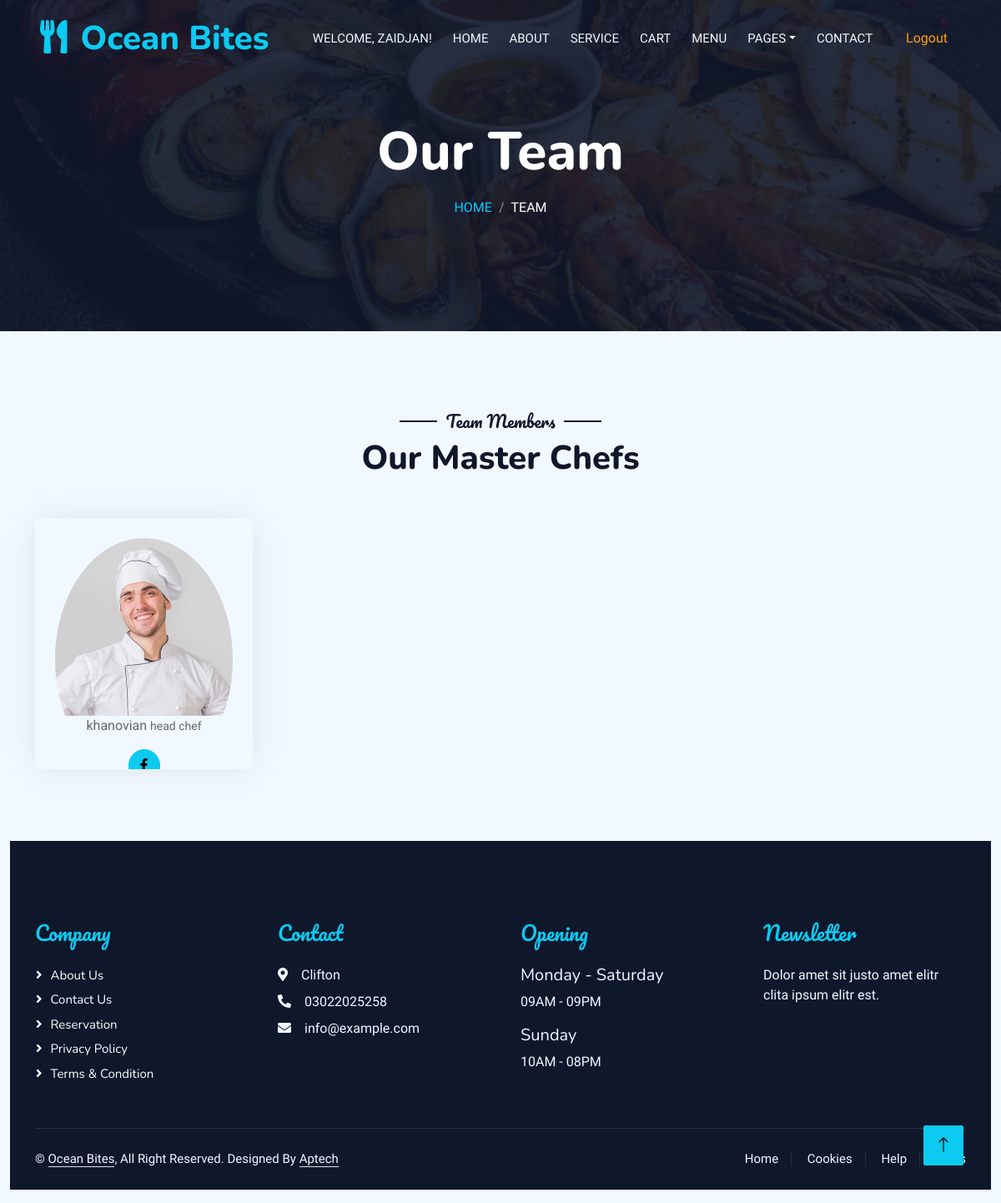
/team.php (signed in), run on the app's committed database.
### tables this page shows
CREATE TABLE `user_register` (
  `id` int(11) NOT NULL,
  `username` varchar(255) NOT NULL,
  `email` varchar(255) NOT NULL,
  `password` varchar(255) NOT NULL
);

CREATE TABLE `team` (
  `chef_id` int(11) NOT NULL,
  `Chef_Name` varchar(50) NOT NULL,
  `Chef_Designation` varchar(50) NOT NULL,
  `Chef_Picture` mediumblob NOT NULL
);

### team.php (the view, shortened to what this page needs)
<?php
    require_once __DIR__ . "/database.php";
    if (isset($_SESSION["user_id"])) {
        $sql = "SELECT * FROM user_register WHERE id = {$_SESSION["user_id"]}";
        $result = $mysqli->query($sql);
        if ($result) {
            $user = $result->fetch_assoc();
        } else {
            die("Error fetching user data: " . $mysqli->error);
        }
    }
    ?>
<!DOCTYPE html>
<html lang="en">
<head>
    <link href="https://cdnjs.cloudflare.com/ajax/libs/font-awesome/5.10.0/css/all.min.css" rel="stylesheet">
    <link href="https://cdn.jsdelivr.net/npm/bootstrap-icons@1.4.1/font/bootstrap-icons.css" rel="stylesheet">
    <link href="lib/animate/animate.min.css" rel="stylesheet">
    <link href="lib/owlcarousel/assets/owl.carousel.min.css" rel="stylesheet">
    <link href="lib/tempusdominus/css/tempusdominus-bootstrap-4.min.css" rel="stylesheet" />
    <link href="css/bootstrap.min.css" rel="stylesheet">
    <link href="css/style.css" rel="stylesheet">
</head>
<body>
    <div class="container-xxl bg-white p-0">
        <div class="container-xxl position-relative p-0">
        <?php
        include 'nav.php';
?>
            <div class="container-xxl py-5 bg-dark hero-header mb-5">
                <div class="container text-center my-5 pt-5 pb-4">
                    <h1 class="display-3 text-white mb-3 animated slideInDown">Our Team</h1>
                    <nav aria-label="breadcrumb">
                        <ol class="breadcrumb justify-content-center text-uppercase">
                            <li class="breadcrumb-item"><a href="index.php">Home</a></li>
                            <li class="breadcrumb-item text-white active" aria-current="page">Team</li>
                        </ol>
                    </nav>
                </div>
            </div>
        </div>
        <div class='container-xxl pt-5 pb-3'>
            <div class='container'>
                <div class='text-center wow fadeInUp' data-wow-delay='0.1s'>
                    <h5 class='section-title ff-secondary text-center text-dark fw-normal'>Team Members</h5>
                    <h1 class='mb-5'>Our Master Chefs</h1>
                </div>
        <?php
                    include_once 'connection.php';
                    $select = "SELECT * FROM `team`";
                    $run = mysqli_query($con,$select);
                    if($run){
                        while($row = mysqli_fetch_assoc($run))
                        {
                            $chefname = $row['Chef_Name'];
                            $chefdesignation = $row['Chef_Designation'];
                            echo "
                                    <div class='row g-4' style='display:flex'>
                            <div class='col-lg-3 col-md-6 wow fadeInUp' data-wow-delay='0.1s'>
                                <div class='team-item text-center rounded overflow-hidden'>
                                    <div class='rounded-circle overflow-hidden m-4'>
                                        <img class='img-fluid' src='img/team-1.jpg' alt='>
                                    </div>
                                    <h5 class='mb-0'>$chefname</h5>
                                    <small>$chefdesignation</small>
                                    <div class='d-flex justify-content-center mt-3'>
                                        <a class='btn btn-square btn-info mx-1' href=''><i class='fab fa-facebook-f'></i></a>
                                    </div>
                                </div>
                            </div>
                                            </div>
                                            </div>
                                            ";
                                        }
                                }
                                ?>
    </div>
        <div class="container-fluid bg-dark text-light footer pt-5 mt-5 wow fadeIn" data-wow-delay="0.1s">
            <div class="container py-5">
                <div class="row g-5">
                    <div class="col-lg-3 col-md-6">
                        <h4 class="section-title ff-secondary text-start text-info fw-normal mb-4">Company</h4>
                        <a class="btn btn-link" href="about.html">About Us</a>
                        <a class="btn btn-link" href="contact.html">Contact Us</a>
                        <a class="btn btn-link" href="index.html">Reservation</a>
                        <a class="btn btn-link" href="contact.html">Privacy Policy</a>
                        <a class="btn btn-link" href="contact.html">Terms & Condition</a>
                    </div>
                    <div class="col-lg-3 col-md-6">
                        <h4 class="section-title ff-secondary text-start text-info fw-normal mb-4">Contact</h4>
                        <p class="mb-2"><i class="fa fa-map-marker-alt me-3"></i>Clifton</p>
                        <p class="mb-2"><i class="fa fa-phone-alt me-3"></i>03022025258</p>
                        <p class="mb-2"><i class="fa fa-envelope me-3"></i>info@example.com</p>
                    </div>
                    <div class="col-lg-3 col-md-6">
                        <h4 class="section-title ff-secondary text-start text-info fw-normal mb-4">Opening</h4>
                        <h5 class="text-light fw-normal">Monday - Saturday</h5>
                        <p>09AM - 09PM</p>
                        <h5 class="text-light fw-normal">Sunday</h5>
                        <p>10AM - 08PM</p>
                    </div>
                    <div class="col-lg-3 col-md-6">
                        <h4 class="section-title ff-secondary text-start text-info fw-normal mb-4">Newsletter</h4>
                        <p>Dolor amet sit justo amet elitr clita ipsum elitr est.</p>
                    </div>
                </div>
            </div>
            <div class="container">
                <div class="copyright">
                    <div class="row">
                        <div class="col-md-6 text-center text-md-start mb-3 mb-md-0">
                            &copy; <a class="border-bottom" href="#">Ocean Bites</a>, All Right Reserved.
							Designed By <a class="border-bottom" href="https://htmlcodex.com">Aptech</a>
                        </div>
                        <div class="col-md-6 text-center text-md-end">
                            <div class="footer-menu">
                                <a href="">Home</a>
                                <a href="">Cookies</a>
                                <a href="">Help</a>
                                <a href="">FQAs</a>
                            </div>
                        </div>
                    </div>
                </div>
            </div>
        </div>
        <a href="#" class="btn btn-lg btn-info btn-lg-square back-to-top"><i class="bi bi-arrow-up"></i></a>
    </div>
</body>
</html>

### nav.php (shortened to what this page needs)
<nav class="navbar navbar-expand-lg navbar-dark bg-dark px-4 px-lg-5 py-3 py-lg-0">
                <a href="index.php" class="navbar-brand p-0">
                    <h1 class="text-info m-0"><i class="fa fa-utensils me-3"></i>Ocean Bites</h1>
                </a>
                <div class="collapse navbar-collapse" id="navbarCollapse">
                    <div class="navbar-nav ms-auto py-0 pe-4">
                    <?php if (isset($_SESSION['user_id'])) { ?>
                        <li class="nav-item">
                            <span class="nav-link">Welcome, <?php echo $user['username']; ?>!</span>
                        </li>
                        <a href="index.php" class="nav-item nav-link">Home</a>
                        <a href="about.php" class="nav-item nav-link">About</a>
                        <a href="service.php" class="nav-item nav-link">Service</a>
                        <a href="cart.php" class="nav-item nav-link">Cart</a>
                        <a href="menu.php" class="nav-item nav-link">Menu</a>
                        <div class="nav-item dropdown">
                            <a href="#" class="nav-link dropdown-toggle" data-bs-toggle="dropdown">Pages</a>
                        </div>
                        <a href="contact1.php" class="nav-item nav-link">Contact</a>
                    </div>
                    <a href="logout.php" class="nav-item nav-link">Logout</a>
                </div>
                    <?php } ?>
                </div>

### css/style.css (style rules this page uses)
:root { --primary: #37c9e6; --light: #F1F8FF; --dark: #0F172B; }
.ff-secondary { font-family: 'Pacifico', cursive; }
.back-to-top { position: fixed; display: none; right: 45px; bottom: 45px; z-index: 99; }
.btn { font-family: 'Nunito', sans-serif; font-weight: 500; text-transform: uppercase; transition: .5s; }
.btn-square { width: 38px; height: 38px; }
.btn-lg-square { width: 48px; height: 48px; }
.btn-square, .btn-sm-square, .btn-lg-square { padding: 0; display: flex; align-items: center; justify-content: center; font-weight: normal; border-radius: 2px; }
.navbar-dark .navbar-nav .nav-link { position: relative; margin-left: 25px; padding: 35px 0; font-size: 15px; color: var(--light) !important; text-transform: uppercase; font-weight: 500; outline: none; transition: .5s; }
@media (min-width: 992px) { .navbar-dark { position: absolute; width: 100%; top: 0; left: 0; z-index: 999; background: transparent !important; } }
.hero-header { background: linear-gradient(rgba(15, 23, 43, .9), rgba(15, 23, 43, .9)), url(../img/bg-hero.jpg); background-position: center center; background-repeat: no-repeat; background-size: cover; }
.breadcrumb-item + .breadcrumb-item::before { color: rgba(255, 255, 255, .5); }
.section-title { position: relative; display: inline-block; }
.section-title::before { position: absolute; content: ""; width: 45px; height: 2px; top: 50%; left: -55px; margin-top: -1px; background: var(--dark); }
.section-title::after { position: absolute; content: ""; width: 45px; height: 2px; top: 50%; right: -55px; margin-top: -1px; background: var(--dark); }
.section-title.text-start::before, .section-title.text-end::after { display: none; }
.team-item { box-shadow: 0 0 45px rgba(0, 0, 0, .08); height: calc(100% - 38px); transition: .5s; }
.team-item img { transition: .5s; }
.team-item .btn { border-radius: 38px 38px 0 0; }
.footer .btn.btn-link { display: block; margin-bottom: 5px; padding: 0; text-align: left; color: #FFFFFF; font-size: 15px; font-weight: normal; text-transform: capitalize; transition: .3s; }
.footer .btn.btn-link::before { position: relative; content: "\f105"; font-family: "Font Awesome 5 Free"; font-weight: 900; margin-right: 10px; }
.footer .copyright { padding: 25px 0; font-size: 15px; border-top: 1px solid rgba(256, 256, 256, .1); }
.footer .copyright a { color: var(--light); }
.footer .footer-menu a { margin-right: 15px; padding-right: 15px; border-right: 1px solid rgba(255, 255, 255, .1); }
.footer .footer-menu a:last-child { margin-right: 0; padding-right: 0; border-right: none; }

### data on the page
user_register: username "ZAIDJAN"
team: Chef_Name "khanovian", Chef_Designation "head chef"
